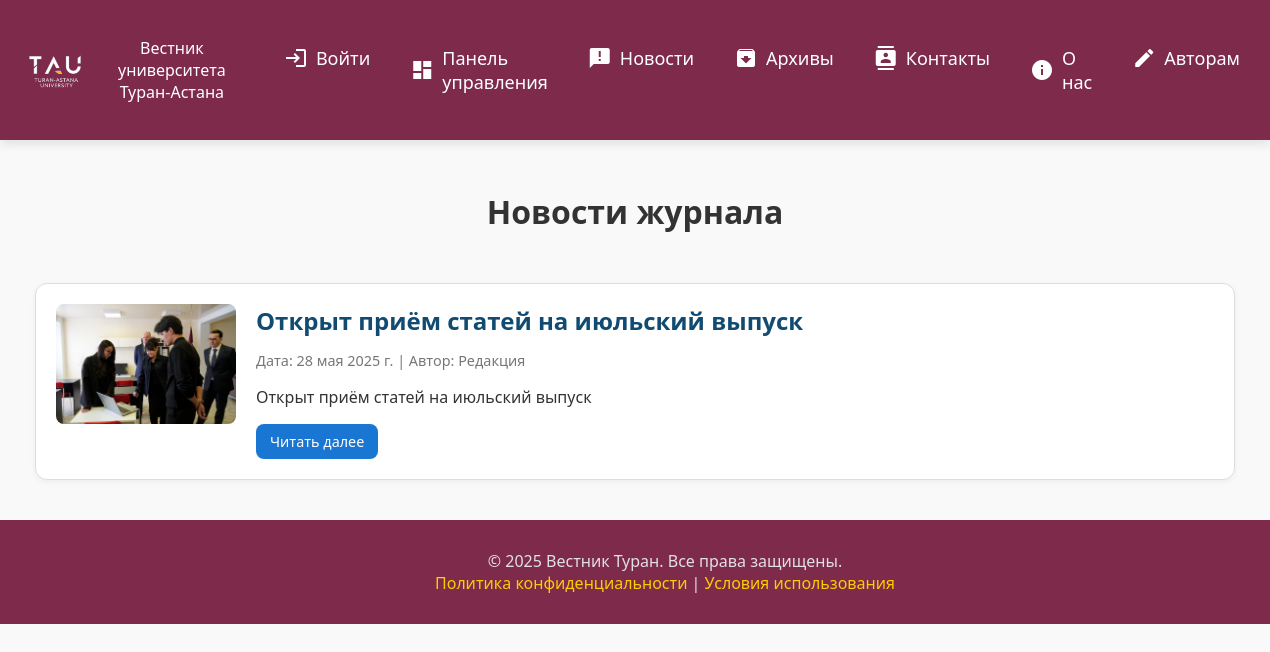
Page /news/list/ on the earlier database version.
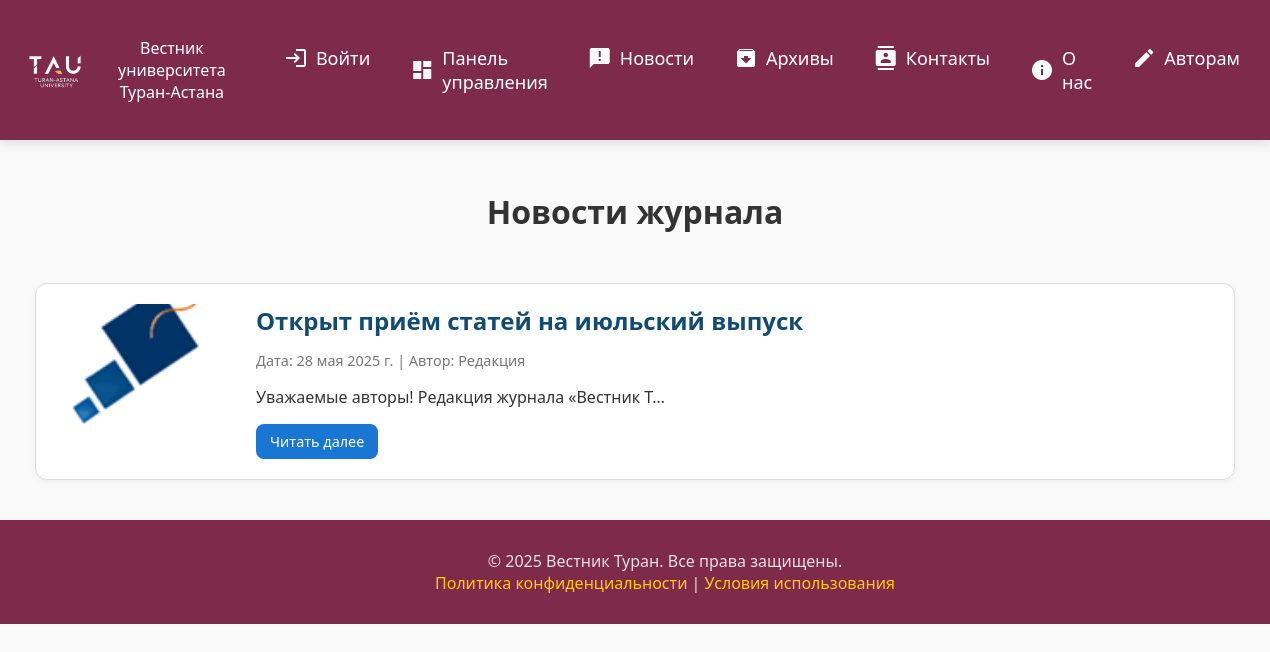
Same page on the later database version.
### news/models.py (models this page shows)
class News(models.Model):
    title_eng = models.CharField(max_length=255)
    title_kk = models.CharField(max_length=255)
    title_ru = models.CharField(max_length=255)
    description_eng = RichTextField(null=True, blank=True)
    description_kk = RichTextField(null=True, blank=True)
    description_ru = RichTextField(null=True, blank=True)
    image = models.ImageField()
    category = models.ForeignKey(to=Category, on_delete=models.CASCADE)
    date = models.DateField()

### news/views.py (the view)
# urls.py: path("list/", NewsListView.as_view(), name="list-news"),
class NewsListView(ListView):
    model = News
    template_name = "news/news-list.html"
    paginate_by = 3

### bid/templatetags/bid_filters.py (called while the page is built)
@register.filter
def clean_preview(value, length=50):
    try:
        text = strip_tags(value)
        text = html.unescape(text)  # ← удаляет &nbsp;, &laquo;, &raquo; и т.п.
        text = text.strip()
        return text[:length] + '…' if len(text) > length else text
    except:
        return ''

### news/templates/news/news-list.html (shortened to what this page needs)
{% extends 'guest-base.html' %}
{% load static %}
{% load bid_filters %}
{% block css %}
<link rel="stylesheet" href="{% static 'css/main.css' %}" />
{% endblock %}
 {% block content %}
  <main class="main-content">
    <h1>Новости журнала</h1>
    <section class="news-list">
      {% for obj in object_list %}
      <article class="news-card">
        <img src="{{ obj.image.url }}" alt="Прием статей" class="news-thumb" />
        <div class="news-info">
          <h2><a href="{% url 'detail-news' obj.pk %}">{{ obj.title_eng }}</a></h2>
          <p class="news-meta">Дата: {{ obj.date }} | Автор: Редакция</p>
          <p>{{ obj.description_eng|clean_preview:50 }}</p>
          <a href="{% url 'detail-news' obj.pk %}" class="btn">Читать далее</a>
        </div>
      </article>
      {% endfor %}
    </section>
  </main>
{% endblock %}

Differences in the rows shown:
changed News "Открыт приём статей на июльский выпуск": image: a different picture; description_eng|clean_preview "Открыт приём статей на июльский выпуск" → "Уважаемые авторы! Редакция журнала «Вестник Т…"
